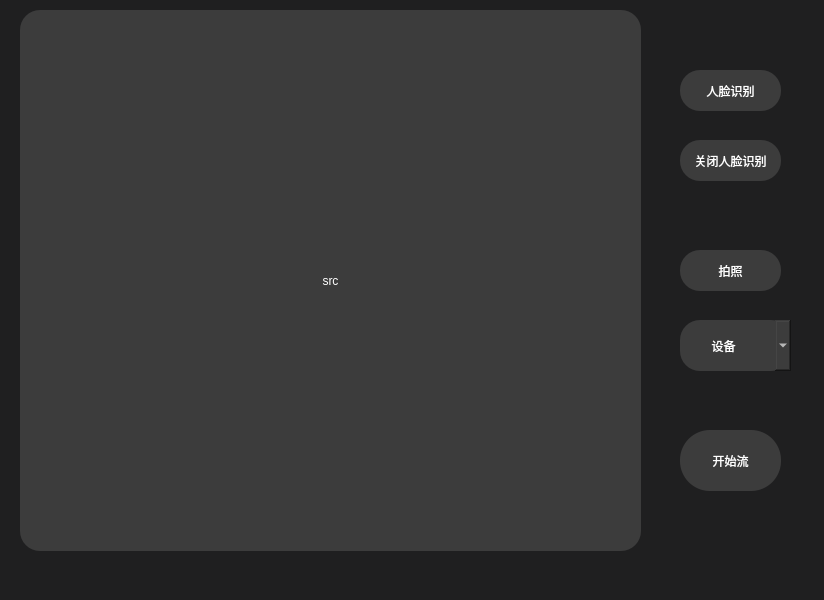
<?xml version="1.0" encoding="UTF-8"?>
<ui version="4.0">
 <class>faceDetect</class>
 <widget class="QWidget" name="faceDetect">
  <property name="geometry">
   <rect>
    <x>0</x>
    <y>0</y>
    <width>824</width>
    <height>600</height>
   </rect>
  </property>
  <property name="minimumSize">
   <size>
    <width>824</width>
    <height>600</height>
   </size>
  </property>
  <property name="windowTitle">
   <string>Form</string>
  </property>
  <property name="styleSheet">
   <string notr="true">background-color: rgb(31, 31, 32);</string>
  </property>
  <widget class="QPushButton" name="faceHaar">
   <property name="geometry">
    <rect>
     <x>680</x>
     <y>70</y>
     <width>101</width>
     <height>41</height>
    </rect>
   </property>
   <property name="styleSheet">
    <string notr="true">background:transparent; 
background:#3c3c3c;
color: white;
border-radius:20px;</string>
   </property>
   <property name="text">
    <string>人脸识别</string>
   </property>
  </widget>
  <widget class="QPushButton" name="takePic">
   <property name="geometry">
    <rect>
     <x>680</x>
     <y>250</y>
     <width>101</width>
     <height>41</height>
    </rect>
   </property>
   <property name="styleSheet">
    <string notr="true">background:transparent; 
background:#3c3c3c;
color: white;
border-radius:20px;</string>
   </property>
   <property name="text">
    <string>拍照</string>
   </property>
  </widget>
  <widget class="QPushButton" name="start">
   <property name="geometry">
    <rect>
     <x>680</x>
     <y>430</y>
     <width>101</width>
     <height>61</height>
    </rect>
   </property>
   <property name="styleSheet">
    <string notr="true">background:transparent; 
background:#3c3c3c;
color: white;
border-radius:30px;</string>
   </property>
   <property name="text">
    <string>开始流</string>
   </property>
  </widget>
  <widget class="QComboBox" name="comboBox">
   <property name="geometry">
    <rect>
     <x>680</x>
     <y>320</y>
     <width>111</width>
     <height>51</height>
    </rect>
   </property>
   <property name="layoutDirection">
    <enum>Qt::LeftToRight</enum>
   </property>
   <property name="styleSheet">
    <string notr="true">background:transparent; 
background:#3c3c3c;
color: white;
border-radius:20px;</string>
   </property>
   <item>
    <property name="text">
     <string>        设备</string>
    </property>
   </item>
  </widget>
  <widget class="QLabel" name="displayLabel">
   <property name="geometry">
    <rect>
     <x>20</x>
     <y>10</y>
     <width>621</width>
     <height>541</height>
    </rect>
   </property>
   <property name="styleSheet">
    <string notr="true">background:transparent; 
background:#3c3c3c;
color: white;
border-radius:20px;</string>
   </property>
   <property name="text">
    <string>src</string>
   </property>
   <property name="alignment">
    <set>Qt::AlignCenter</set>
   </property>
  </widget>
  <widget class="QPushButton" name="closeDetect">
   <property name="geometry">
    <rect>
     <x>680</x>
     <y>140</y>
     <width>101</width>
     <height>41</height>
    </rect>
   </property>
   <property name="styleSheet">
    <string notr="true">background:transparent; 
background:#3c3c3c;
color: white;
border-radius:20px;</string>
   </property>
   <property name="text">
    <string>关闭人脸识别</string>
   </property>
  </widget>
 </widget>
 <resources/>
 <connections/>
</ui>
